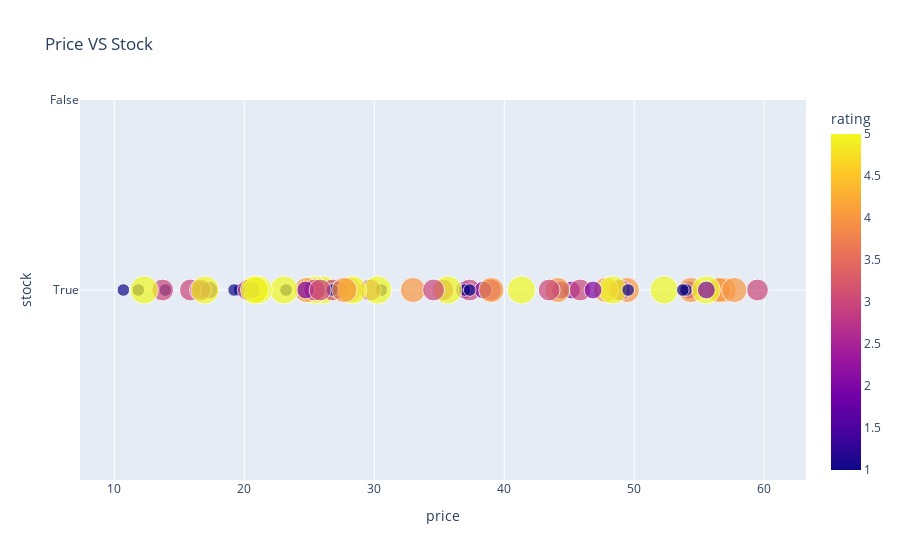

The cell this chart's notebook holds for it:
### Markdown cell above
## 산점도 그래프

### Code cell
fig = px.scatter(
    df,
    x="price",
    y="stock",
    
    #속성 넣기
    color="rating", # 평점을 기준으로 색을 나눔!
    size="rating", # 평점을 기준으로 크기를 나눔!
    opacity=0.7, # 투명도 설정!
    hover_data=["title","category"], #마우스를 막대 위에 올렸을 때 툴팁에 표시할 데이터 컬럼을 지정
    
    title="Price VS Stock"
)

fig.update_yaxes(
    tickmode="array",
    tickvals=[0,1],
    ticktext=["True","False"]
    # ticktext=["True","False"]
)

fig.show()

### Figure 1 — Plotly figure (JSON) as saved in the notebook; plotly's stock layout.template omitted (floating-point values rounded to 4 significant figures; data arrays with more than 128 entries replaced by an {"elided": "..."} marker saying what was removed)
{"data": [{"customdata": {"elided": "69x2 str values"}, "hovertemplate": "price=%{x}<br>stock=%{y}<br>rating=%{marker.color}<br>title=%{customdata[0]}<br>category=%{customdata[1]}<extra></extra>", "legendgroup": "", "marker": {"color": [2, 4, 3, 2, 3, 2, 1, 4, 1, 3, 5, 4, 1, 4, 1, 4, 2, 1, 1, 5, 2, 3, 4, 3, 1, 3, 2, 3, 5, 5, 4, 4, 2, 5, 3, 1, 3, 2, 4, 5, 3, 3, 1, 1, 3, 5, 1, 5, 4, 3, 2, 4, 2, 3, 1, 4, 5, 1, 5, 5, 2, 1, 2, 5, 5, 3, 3, 4, 5], "coloraxis": "coloraxis", "opacity": 0.7, "size": [2, 4, 3, 2, 3, 2, 1, 4, 1, 3, 5, 4, 1, 4, 1, 4, 2, 1, 1, 5, 2, 3, 4, 3, 1, 3, 2, 3, 5, 5, 4, 4, 2, 5, 3, 1, 3, 2, 4, 5, 3, 3, 1, 1, 3, 5, 1, 5, 4, 3, 2, 4, 2, 3, 1, 4, 5, 1, 5, 5, 2, 1, 2, 5, 5, 3, 3, 4, 5], "sizemode": "area", "sizeref": 0.0125, "symbol": "circle"}, "mode": "markers", "name": "", "orientation": "h", "showlegend": false, "type": "scatter", "x": [45.17, 49.43, 48.87, 36.94, 37.33, 44.34, 30.54, 56.88, 23.21, 38.95, 26.08, 47.82, 19.63, 56.5, 16.64, 44.1, 54.21, 13.92, 10.69, 48.35, 16.73, 26.8, 54.36, 35.28, 11.84, 59.48, 27.26, 13.71, 25.37, 52.3, 20.89, 24.8, 38.38, 23.05, 43.45, 19.21, 25.4, 24.72, 57.7, 12.29, 15.85, 20.3, 53.98, 53.74, 29.69, 55.53, 36.95, 30.25, 28.08, 45.84, 20.55, 39.01, 17.28, 16.62, 37.34, 32.97, 28.32, 26.77, 21.07, 35.66, 55.55, 49.53, 46.83, 20.79, 41.32, 34.56, 25.83, 27.7, 16.97], "xaxis": "x", "y": [true, true, true, true, true, true, true, true, true, true, true, true, true, true, true, true, true, true, true, true, true, true, true, true, true, true, true, true, true, true, true, true, true, true, true, true, true, true, true, true, true, true, true, true, true, true, true, true, true, true, true, true, true, true, true, true, true, true, true, true, true, true, true, true, true, true, true, true, true], "yaxis": "y"}], "layout": {"coloraxis": {"colorbar": {"title": {"text": "rating"}}, "colorscale": [[0, "#0d0887"], [0.1111, "#46039f"], [0.2222, "#7201a8"], [0.3333, "#9c179e"], [0.4444, "#bd3786"], [0.5556, "#d8576b"], [0.6667, "#ed7953"], [0.7778, "#fb9f3a"], [0.8889, "#fdca26"], [1, "#f0f921"]]}, "legend": {"itemsizing": "constant", "tracegroupgap": 0}, "title": {"text": "Price VS Stock"}, "xaxis": {"anchor": "y", "domain": [0, 1], "title": {"text": "price"}}, "yaxis": {"anchor": "x", "domain": [0, 1], "tickmode": "array", "ticktext": ["True", "False"], "tickvals": [0, 1], "title": {"text": "stock"}}}}
